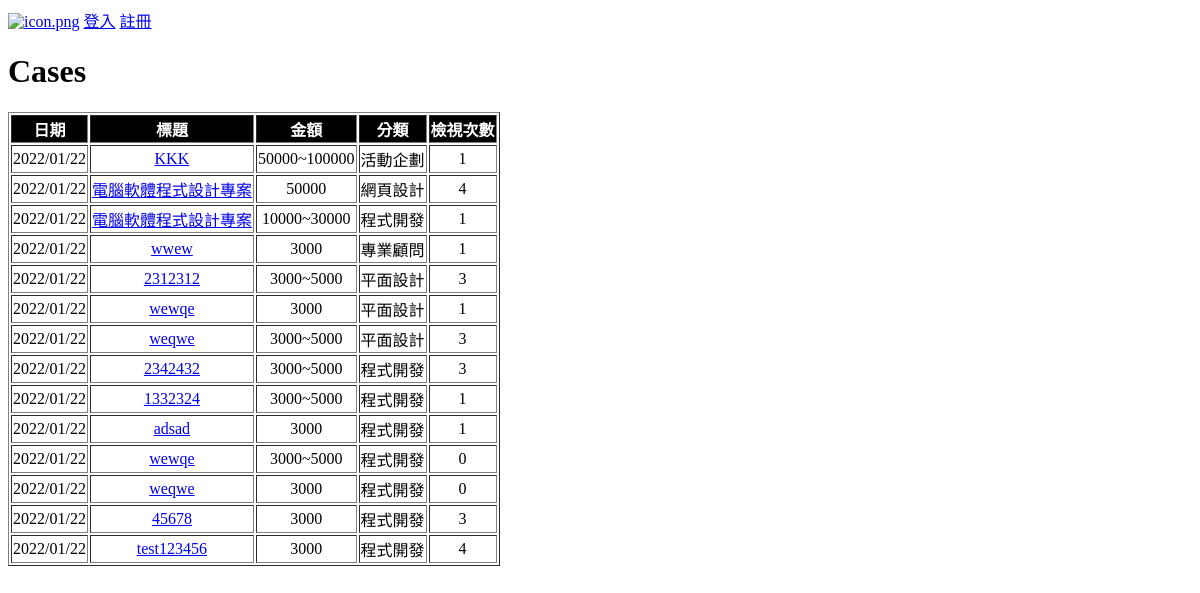
The page / on the database its author committed.
### case/models.py (models this page shows, shortened)
class Case(models.Model):
    owner = models.ForeignKey(Profile, on_delete=CASCADE)
    title = models.CharField(max_length=200)
    description = models.TextField(null=True, blank=True)
    contact = models.CharField(max_length=100)
    category = models.ForeignKey(Category, null=True,
                                 on_delete=SET_NULL)
    amount = models.ForeignKey(
        Amount, null=True, on_delete=SET_NULL)
    period = models.ForeignKey(
        Period, null=True, on_delete=SET_NULL)
    skill = models.TextField(null=True, blank=True)
    respondent = models.ManyToManyField(Respondent)
    state = models.ForeignKey(
        State, null=True, on_delete=SET_NULL, default="新進案")
    mode = models.ManyToManyField(Mode, blank=True)
    createdon = models.DateTimeField(auto_now_add=True)
    updatedon = models.DateTimeField(auto_now_add=True)
    view = models.IntegerField(default=0)
    class Meta:
        ordering = ['-createdon']

class Amount(models.Model):
    name = models.CharField(max_length=50, unique=True, null=False)
    createdon = models.DateField(auto_now_add=True)
    class Meta:
        ordering = ["id"]
    def __str__(self):
        return self.name

class Category(models.Model):
    name = models.CharField(max_length=50, unique=True, null=False)
    createdon = models.DateField(auto_now_add=True)
    class Meta:
        ordering = ["id"]
    def __str__(self):
        return self.name

### case/views.py (the view)
# urls.py: path('', views.cases, name='cases'),
def cases(request):
    cases = Case.objects.all()
    return render(request, './case/cases.html', {'cases': cases})

### case/templates/case/cases.html
{% extends 'base.html' %}
{% block content %}
<h1>Cases</h1>
<div id="cases-table">
    <table border="1">
        <thead>
            <tr>
                <th>日期</th>
                <th>標題</th>
                <th>金額</th>
                <th>分類</th>
                <th>檢視次數</th>
            </tr>
        </thead>
        <tbody>
            {% for case in cases %}
            <tr>
                <td>{{case.createdon|date:"Y/m/d"}}</td>
                <td><a href="{% url 'case' case.id %}">{{case.title}}</a></td>
                <td>{{case.amount}}</td>
                <td>{{case.category}}</td>
                <td>{{case.view}}</td>
            </tr>
            {% endfor %}
        </tbody>
    </table>
</div>
{% endblock %}

### static/css/main.css (style rules this page uses)
#cases-table td { text-align: center; }
#cases-table th { background-color: black; color: white; }

### rows shown on the page
Case: createdon "2022/01/22", title "KKK", amount "50000~100000", category "活動企劃", view "1"
Case: createdon "2022/01/22", title "電腦軟體程式設計專案", amount "50000", category "網頁設計", view "4"
Case: createdon "2022/01/22", title "電腦軟體程式設計專案", amount "10000~30000", category "程式開發", view "1"
Case: createdon "2022/01/22", title "wwew", amount "3000", category "專業顧問", view "1"
Case: createdon "2022/01/22", title "2312312", amount "3000~5000", category "平面設計", view "3"
Case: createdon "2022/01/22", title "wewqe", amount "3000", category "平面設計", view "1"
Case: createdon "2022/01/22", title "weqwe", amount "3000~5000", category "平面設計", view "3"
Case: createdon "2022/01/22", title "2342432", amount "3000~5000", category "程式開發", view "3"
Case: createdon "2022/01/22", title "1332324", amount "3000~5000", category "程式開發", view "1"
Case: createdon "2022/01/22", title "adsad", amount "3000", category "程式開發", view "1"
Case: createdon "2022/01/22", title "wewqe", amount "3000~5000", category "程式開發", view "0"
Case: createdon "2022/01/22", title "weqwe", amount "3000", category "程式開發", view "0"
Case: createdon "2022/01/22", title "45678", amount "3000", category "程式開發", view "3"
Case: createdon "2022/01/22", title "test123456", amount "3000", category "程式開發", view "4"
